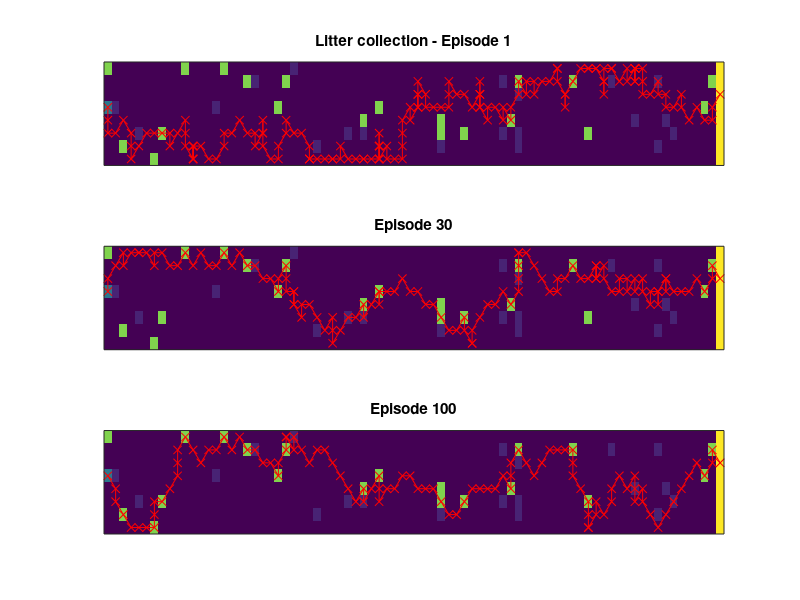
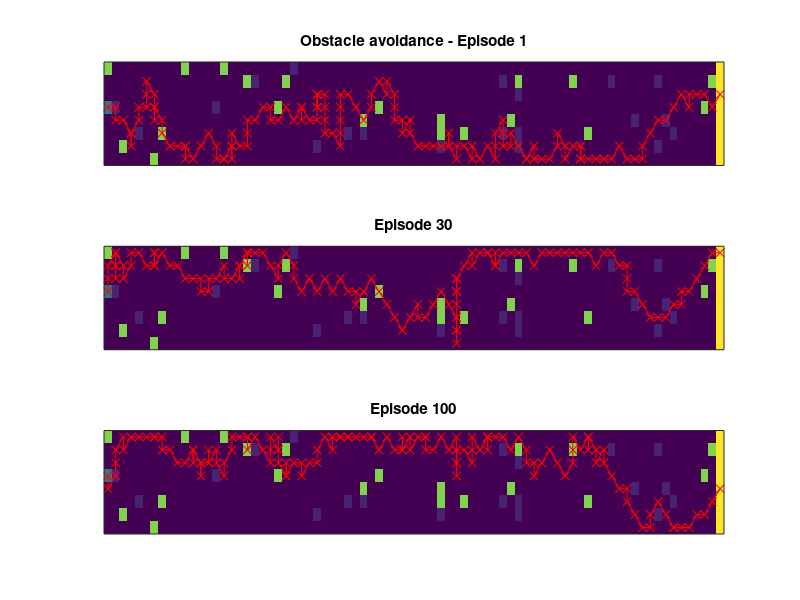
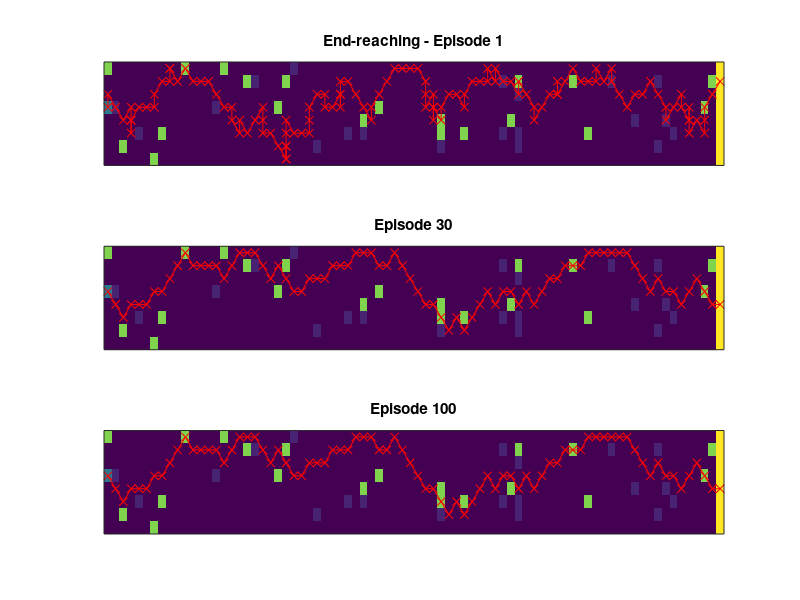
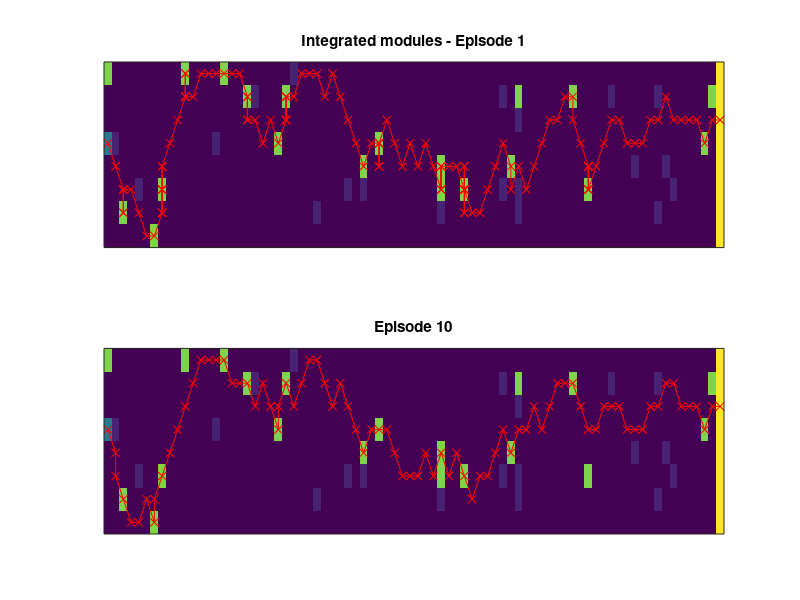

Source code (MATLAB) for these figures, in order:
clear all
close all
load('all_paths3.mat') %SIDEWALK 1
%% litter alone

path_litter1 = path{1,1};
path_litter30 = path{1,30};
path_litter100 = path{1,100};

figure();
subplot(3,1,1); imagesc(sidewalk); hold on;plot(path_litter1(:,1),path_litter1(:,2),'-xr')
title('Litter collection - Episode 1')
set(gca,'xtick',[],'ytick',[]);

subplot(3,1,2); imagesc(sidewalk); hold on;plot(path_litter30(:,1),path_litter30(:,2),'-xr')
title('Episode 30')
set(gca,'xtick',[],'ytick',[]);

subplot(3,1,3); imagesc(sidewalk); hold on;plot(path_litter100(:,1),path_litter100(:,2),'-xr')
title('Episode 100')
set(gca,'xtick',[],'ytick',[]);
%% obs alone
path_obs1 = path{2,1};
path_obs30 = path{2,30};
path_obs100 = path{2,100};

figure();
subplot(3,1,1); imagesc(sidewalk); hold on;plot(path_obs1(:,1),path_obs1(:,2),'-xr')
title('Obstacle avoidance - Episode 1')
set(gca,'xtick',[],'ytick',[]);

subplot(3,1,2); imagesc(sidewalk); hold on;plot(path_obs30(:,1),path_obs30(:,2),'-xr')
title('Episode 30')
set(gca,'xtick',[],'ytick',[]);

subplot(3,1,3); imagesc(sidewalk); hold on;plot(path_obs100(:,1),path_obs100(:,2),'-xr')
title('Episode 100')
set(gca,'xtick',[],'ytick',[]);
%% end alone
path_end1 = path{3,1};
path_end30 = path{3,30};
path_end100 = path{3,100};

figure();
subplot(3,1,1); imagesc(sidewalk); hold on;plot(path_end1(:,1),path_end1(:,2),'-xr')
title('End-reaching - Episode 1')
set(gca,'xtick',[],'ytick',[]);

subplot(3,1,2); imagesc(sidewalk); hold on;plot(path_end30(:,1),path_end30(:,2),'-xr')
title('Episode 30')
set(gca,'xtick',[],'ytick',[]);

subplot(3,1,3); imagesc(sidewalk); hold on;plot(path_end100(:,1),path_end100(:,2),'-xr')
title('Episode 100')
set(gca,'xtick',[],'ytick',[]);

%% coop plots
coop1 = coop_paths{1};
coop10 = coop_paths{10};

figure();
subplot(2,1,1); imagesc(sidewalk); hold on;plot(coop1(:,1),coop1(:,2),'-xr')
title('Integrated modules - Episode 1')
set(gca,'xtick',[],'ytick',[]);

subplot(2,1,2); imagesc(sidewalk); hold on;plot(coop10(:,1),coop10(:,2),'-xr')
title('Episode 10')
set(gca,'xtick',[],'ytick',[]);
%% plot integrated performance metrics for sidewalk 1

% Need to plot left and right yaxis
for i = 1:10
    coop_score(i) = coop_scores{i};
    coop_plength(i) = length(coop_paths{i});
end


figure();

plot(coop_score,'o-'); 
hold on;

plot(100*coop_score./coop_plength,'o-');
title('Score performance')
legend('score','100 x score per move', 'Location','southeast'); xlabel('episode (integrated)');



%% single module comparison

load('single_module_results_3.mat') % SIDEWALK 1 single module results

singlemod100 = singlemod_paths{90};
figure();subplot(2,1,1); imagesc(sidewalk); hold on;plot(coop10(:,1),coop10(:,2),'-xr')
title('Integration of separately trained modules')
set(gca,'xtick',[],'ytick',[]);

subplot(2,1,2); imagesc(sidewalk); hold on;plot(singlemod100(:,1),singlemod100(:,2),'-xr')
title('Single module - episode 100')
set(gca,'xtick',[],'ytick',[]);
%% Sidewalk 2 and 3 integrated module performances

clear all;
load('all_paths2.mat'); % SIDEWALK 2
coop_sw2_10 = coop_paths{10};
figure(); subplot(2,1,1);imagesc(sidewalk); hold on;  plot(coop_sw2_10(:,1),coop_sw2_10(:,2),'-xr')
title('Sidewalk 2 - integrated episode 10')
set(gca,'xtick',[],'ytick',[]);

load('all_paths_regions1.mat'); % SIDEWALK 3
coop_sw3_10 = coop_paths{10};
 subplot(2,1,2); imagesc(sidewalk); hold on; plot(coop_sw3_10(:,1),coop_sw3_10(:,2),'-xr')
title('Sidewalk 3 - integrated episode 10')
set(gca,'xtick',[],'ytick',[]);

%% Sidewalk 3 region performance

load('all_paths_regions1.mat');
coop_sw3_10 = coop_paths{10};figure();
 subplot(3,1,1); imagesc(sidewalk); hold on; plot(coop_sw3_10(:,1),coop_sw3_10(:,2),'-xr')
title('Sidewalk 3 - integrated episode 10')
set(gca,'xtick',[],'ytick',[]);

load('cooperative_regions_relaxedB.mat')
coopreg_sw3_10 = coopreg_paths{10};
 subplot(3,1,2); imagesc(sidewalk); hold on; plot(coopreg_sw3_10(:,1),coopreg_sw3_10(:,2),'-xr')
title('Region-dependent modules episode 10')
set(gca,'xtick',[],'ytick',[]);

subplot(3,1,3); plot(coopreg_sw3_10(:,3),'LineWidth',1.5); title('Mode'); xlabel('mode 1=litter, mode 2=avoid obs, mode 3=all')

